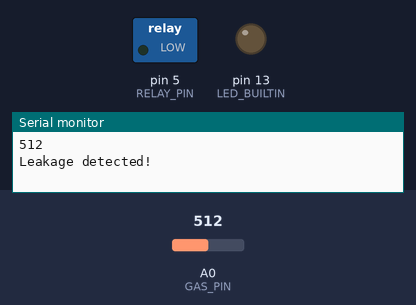
This sketch was run on a simulated Arduino Uno, built with avr-gcc and run on an emulated ATmega328P. Parts: switched loads named in the sketch (green lamp = pin HIGH), output pins drawn as LEDs (lit = HIGH), the last lines printed to the serial monitor. The inputs (shaded band) are chosen by the test bench; at power-on: A0 (GAS_PIN) = 512.

Above: at 6.2 s.
6.3 s: A0 (GAS_PIN) set to 367
11.9 s: A0 (GAS_PIN) set to 337
At 16.2 s:
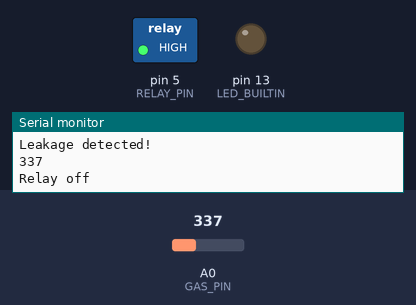
21.5 s: A0 (GAS_PIN) set to 360
At 26.2 s:
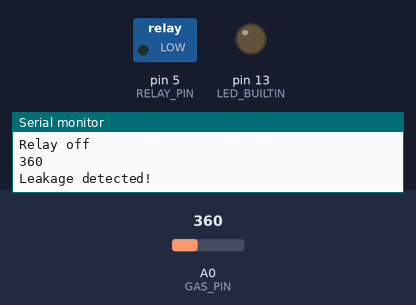
27.1 s: A0 (GAS_PIN) set to 340
At 31.2 s:
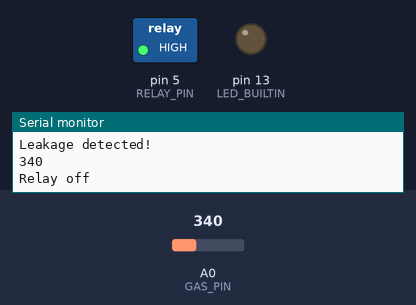
Timing chart, 0 to 32.7 s (numbered marks = the images above; inputs shaded):
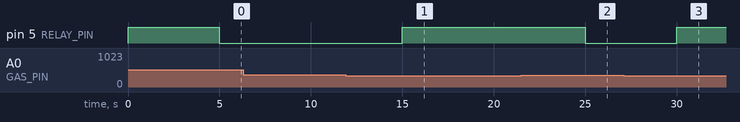

The sketch:

arduino_code.ino
```cpp
#define GAS_PIN  A0
#define RELAY_PIN 5

void setup(){
  Serial.begin(9600);

  pinMode(GAS_PIN, INPUT);
  pinMode(RELAY_PIN, OUTPUT);
  pinMode(LED_BUILTIN, OUTPUT);
  digitalWrite(RELAY_PIN, HIGH);
  delay(5000);
}

void loop(){
  int gas_value = analogRead(GAS_PIN);
  Serial.println(gas_value);

  if (gas_value>=350) {
    Serial.println("Leakage detected!");
    digitalWrite(RELAY_PIN, LOW); //turn on the relay
  }
  else{
    Serial.println("Relay off");
    digitalWrite(RELAY_PIN, HIGH); //turn off the realy
  }
  delay(5000);
}
```

Measured:
- the behaviour switches between 350 and 349 on A0 (GAS_PIN) (found by bisection; images 0 and 1)
- after the input at 11.9 s, pin 5 (RELAY_PIN): LOW → HIGH after 3.1 s
- after the input at 21.5 s, pin 5 (RELAY_PIN): HIGH → LOW after 3.5 s
- after the input at 27.1 s, pin 5 (RELAY_PIN): LOW → HIGH after 2.9 s
